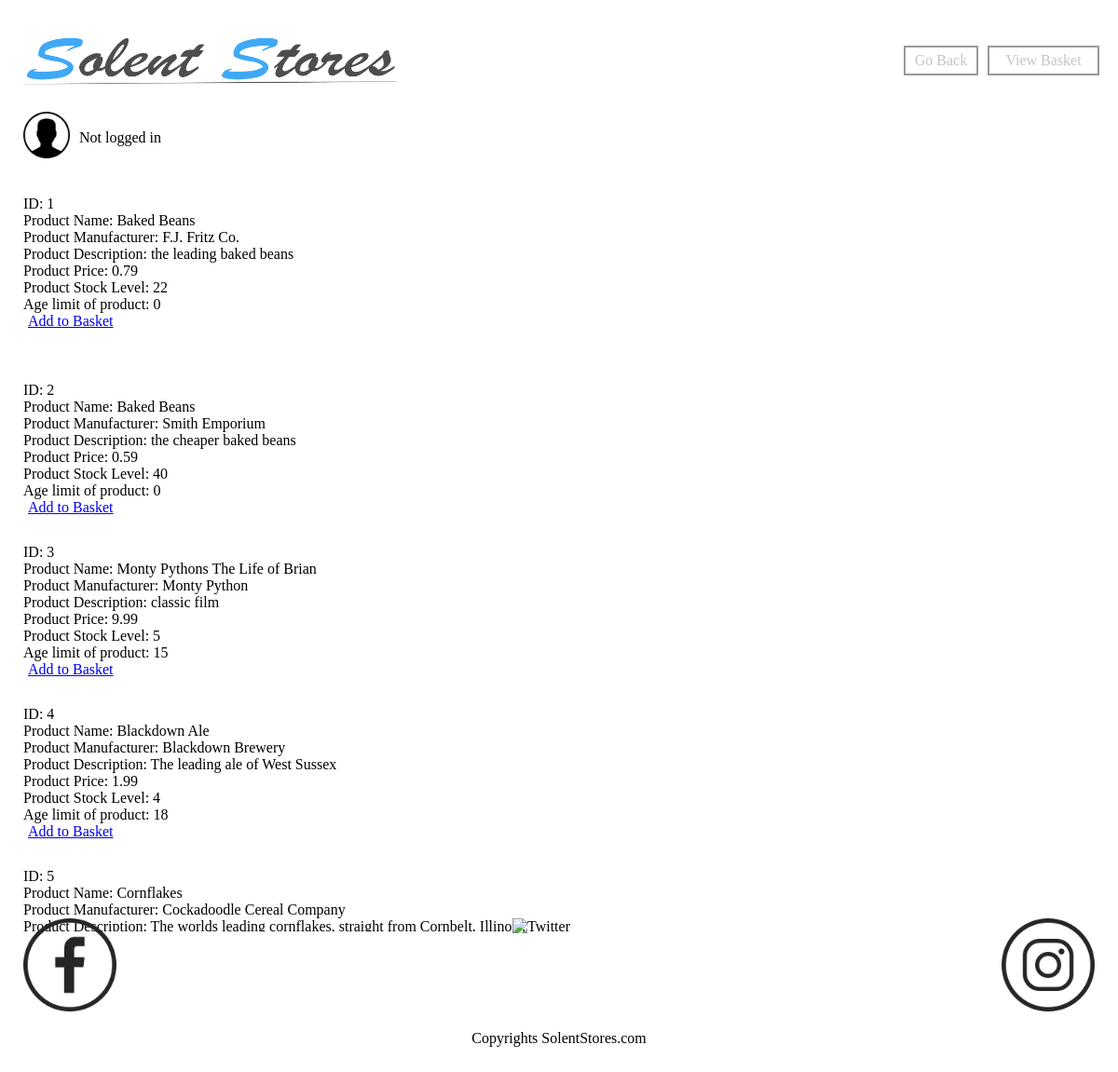
The app's page /search2.php with its own data.
### tables this page shows
CREATE TABLE `products` (
  `ID` int(11) NOT NULL,
  `name` varchar(255) DEFAULT NULL,
  `manufacturer` varchar(255) DEFAULT NULL,
  `description` varchar(255) DEFAULT NULL,
  `price` float DEFAULT NULL,
  `stocklevel` int(11) DEFAULT '100',
  `agelimit` int(11) DEFAULT '0'
);

### functions.php (called while the page is built)
<?php
function connect() {
    $conn = new PDO ("mysql:host=localhost;dbname=assign029;", "root", '123456' );
    return $conn;
}
?>

### search2.php (the view, shortened to what this page needs)
<?php
include('functions.php');
   $di= htmlentities($_GET["search"]);
    if ($di=="") {
         $results = connect()->query("select * from products");
        }
    else {
    $results = connect()->query("select * from products where name ='$di'");
    }
?>
<!DOCTYPE html>
<html lang="en">
<head>
    <link rel="stylesheet" href="css/main.css">
</head>
<body>
<div class="grid">
        <header>
            <img class="logo" src="img/logo.png" alt="Logo">
            <a class="button1 ghost-button-full-color" href="index.php">Go Back</a>
            <a class="button2 ghost-button-full-color" href="basket3.php">View Basket</a>
        </header>
        <main>
            <img class="avatar" src="img/if_30.User_290120.png" alt="Avatar">
            <p class="signedIn"> Not logged in</p>
            </main>
<?php
    echo "<section class='over'>";
        while($row=$results->fetch())
            {
                echo "<p>";
                echo " ID: ". $row["ID"] ."<br/> ";
                echo " Product Name: " .$row["name"]. "<br/>" ;
                echo " Product Manufacturer: " . $row["manufacturer"] . "<br/> " ;
                echo " Product Description: " . $row["description"] . "<br/> " ;
                echo " Product Price: " .$row["price"]. "<br/>" ;
                echo " Product Stock Level: " . $row["stocklevel"] . "<br/> " ;
                echo " Age limit of product: " . $row["agelimit"] . "<br/> " ;
                echo "<a href='basket.php?ID=" . $row["ID"] . "'> Add to Basket </a><br />";
                echo "</p>";
            }
    echo "</section>";
?>
        <?php include 'footer.php';?>
</div>
</body>
</html>

### footer.php
<?php
echo "<footer>
<img class='fb' src='img/if_facebook-01-01_3066961 (1).png' alt='Facebook'>
<a href='facebook.com'></a>
<img class='tw' src='img/if_twitter-01-01_3066980.png' alt='Twitter'>
</a>
<img class='inst' src='img/if_instagram-01-01_3066990.png' alt='Instagram'>
<a href='instagram.com'></a>
<p class='copyr'>Copyrights SolentStores.com </p>
</footer>"
?>

### css/main.css (style rules this page uses)
.over { overflow-y: scroll; display: grid; grid-template-rows: 180px; }
* { padding: 5px; margin: 0; }
.grid { display: grid; grid-template-columns: 1fr 1fr; grid-template-rows: 80px 70px 40rem 80px; grid-template-areas: "header header" "main main" "section section" "footer footer"; grid-gap: 15px; }
header { grid-area: header; display: grid; grid-template-columns: 1fr 80px 120px; grid-template-areas: "logo button1 button2"; grid-gap: 10px; }
.logo { height: 80px; width: 400px; grid-area: logo; }
.button1 { grid-area: button1; align-self: center; }
.button2 { grid-area: button2; align-self: center; }
.avatar { height: 50px; width: 50px; }
main { grid-area: main; display: grid; grid-template-columns: 30px 1fr; grid-gap: 30px; }
.signedIn { align-self: center; }
section { grid-area: section; display: grid; grid-template-rows: 50px 540px; grid-gap: 20px; }
@media screen and (min-width: 1000px) { .grid { display: grid; grid-template-columns: 1fr 1fr; grid-template-rows: 80px 75px 50rem 80px; grid-template-areas: "header header" "main main" "section section" "footer footer"; grid-gap: 15px; } }
@media screen and (min-width: 1000px) { section { grid-area: section; display: grid; grid-template-rows: 50px 700px; grid-gap: 20px; } }
footer { grid-area: footer; display: grid; grid-template-columns: 1fr 1fr 1fr; grid-template-rows: 7.5rem auto; grid-template-areas: "fb tw insta" " . copyr . "; align-self: center; }
.fb { height: 100px; width: 100px; grid-area: fb; justify-self: start; }
.tw { height: 100px; width: 100px; grid-area: tw; justify-self: center; }
.inst { height: 100px; width: 100px; grid-area: insta; justify-self: end; }
.copyr { grid-area: copyr; justify-self: center; }
.ghost-button-full-color { display: inline-block; color: rgba(153, 153, 153, 0.582); background-color: transparent; border: 2px solid #999999; text-align: center; outline: none; text-decoration: none; transition: color 0.3s ease-out, background-color 0.3s ease-out, border-color 0.3s ease-out; }

### records on screen
products: ID "1", name "Baked Beans", manufacturer "F.J. Fritz Co.", description "the leading baked beans", price "0.79", stocklevel "22", agelimit "0"
products: ID "2", name "Baked Beans", manufacturer "Smith Emporium", description "the cheaper baked beans", price "0.59", stocklevel "40", agelimit "0"
products: ID "3", name "Monty Pythons The Life of Brian", manufacturer "Monty Python", description "classic film", price "9.99", stocklevel "5", agelimit "15"
products: ID "4", name "Blackdown Ale", manufacturer "Blackdown Brewery", description "The leading ale of West Sussex", price "1.99", stocklevel "4", agelimit "18"
products: ID "5", name "Cornflakes", manufacturer "Cockadoodle Cereal Company", description "The worlds leading cornflakes, straight from Cornbelt, Illinois."
